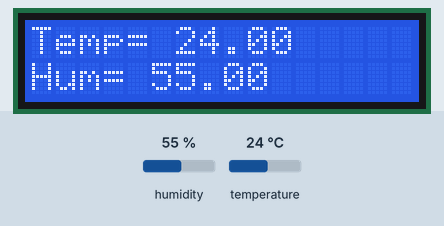
This sketch was run on a simulated Arduino Uno, built with avr-gcc and run on an emulated ATmega328P. On the bench: 16×2 character LCD. The inputs (shaded band) are chosen by the test bench; at power-on: humidity 55 %, temperature 24 °C.

Above: at 1.2 s.
1.3 s: humidity set to 22 %
At 3.4 s:
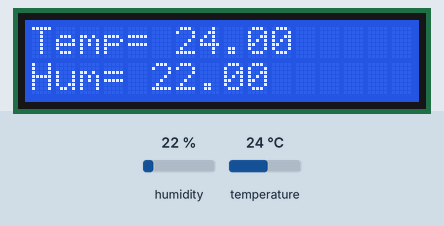
4.1 s: temperature set to 12 °C
At 5.3 s:
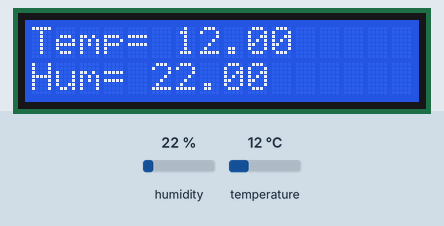
6.9 s: humidity set to 40 %
At 9.2 s:
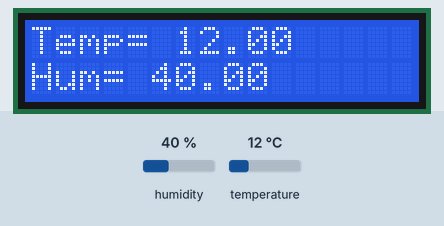
10.1 s: temperature set to 19 °C
At 11.1 s:
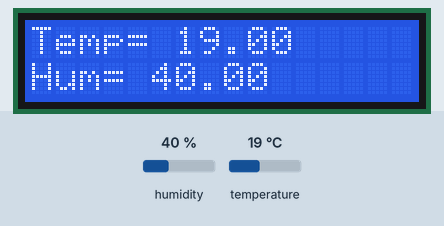
Timing chart, 0 to 13.1 s (numbered marks = the images above; inputs shaded):
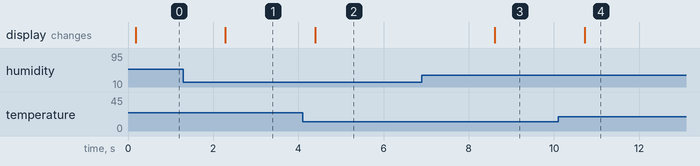

The sketch:

temphumlcd.ino
```cpp
/*
 *  Written from "Benegamer"
 *  Written on 28.October.2019
 *
 *  This Code controlls an Adruino with an LCD Display (16 x 2)and the DHT11 Temperature and Humidity Sensor.
 *  Pins used for this project are :
 *                                  -Digital 7 for DHT11 Sensor
 *                                  -Analog 4 for SDA on LCD Display Controller
 *                                  -Analog 5 for SCL on LCD Display Controller
 *                                  -Ground(-) on DHT11 Sensor and GND on LCD Display Controller
 *                                  -5V on (+)DHT11 Sensor and VCC
 */

#include <LiquidCrystal_I2C.h>
#include <dht.h>
#include <Wire.h>

// Set the LCD address to 0x27 for a 16 chars and 2 line display
LiquidCrystal_I2C lcd(0x27, 16, 2);

dht DHT;

#define DHT11_PIN 7 //Pin 7 for Data pin for DHT11. Change for different Pin!

void setup(){   //Used to Startup
  lcd.begin();  //Start the lcd Display
  lcd.setCursor(0,0); //Set the LCD Cursor on 0:0
  lcd.print("Startup"); //Print on the lCD Display "Startup"
}

void loop()
{
  double chk = DHT.read11(DHT11_PIN);
  if(DHT.temperature == -999){  //Check if Sensor has no Power
    lcd.begin();
    lcd.setCursor(0,0);
    lcd.print("Error"); //Print Error
  }else{
    lcd.begin();  //Screen setup
    lcd.setCursor(0,0); //Cursor on 0:0
    lcd.print("Temp=");
    lcd.setCursor(6,0); //Cursor on 6:0
    lcd.print(DHT.temperature); //Temperatur print
    //Humidity
    lcd.setCursor(0,1); //Cursor on 0:1
    lcd.print("Hum= ");  //Print Hum
    lcd.setCursor(5,1); //Cursor on 5:1
    lcd.print(DHT.humidity);  //Humidity print
    delay(2000);    //Delay
  }
}
```

Measured:
- after the input at 1.3 s, the display: changes after 0.99 s (image 1)
- after the input at 4.1 s, the display: changes after 0.30 s (image 2)
- after the input at 6.9 s, the display: changes after 1.7 s (image 3)
- after the input at 10.1 s, the display: changes after 0.62 s (image 4)
